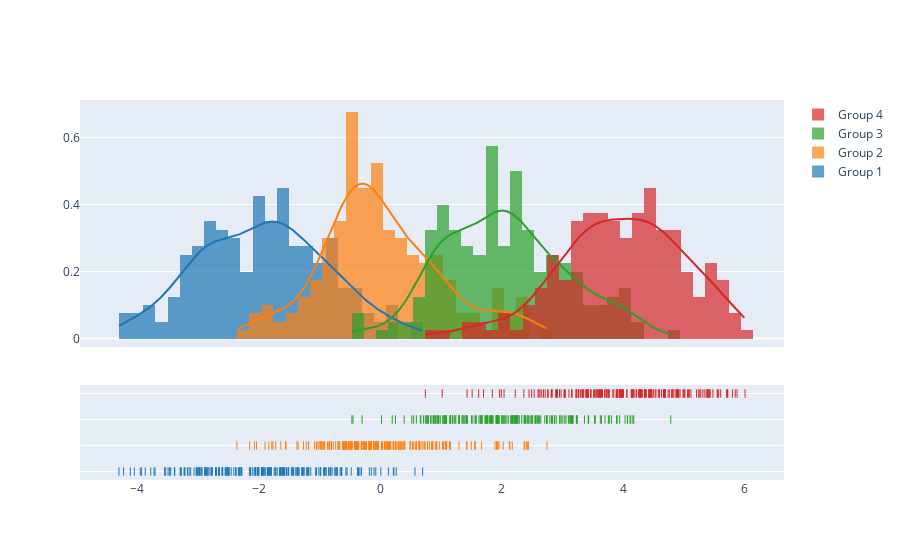

Notebook cell for this chart:
### Code cell
import plotly.figure_factory as ff

# Add histogram data
x1 = np.random.randn(200) - 2
x2 = np.random.randn(200)
x3 = np.random.randn(200) + 2
x4 = np.random.randn(200) + 4

# Group data together
hist_data = [x1, x2, x3, x4]

group_labels = ['Group 1', 'Group 2', 'Group 3', 'Group 4']

# Create distplot with custom bin_size
fig = ff.create_distplot(hist_data, group_labels, bin_size=.2)
fig.show()

### Figure 1 — Plotly figure (JSON) as saved in the notebook; plotly's stock layout.template omitted (floating-point values rounded to 4 significant figures; data arrays with more than 128 entries replaced by an {"elided": "..."} marker saying what was removed)
{"data": [{"autobinx": false, "histnorm": "probability density", "legendgroup": "Group 1", "marker": {"color": "rgb(31, 119, 180)"}, "name": "Group 1", "opacity": 0.7, "type": "histogram", "x": {"elided": "200 float values"}, "xaxis": "x", "xbins": {"end": 0.695, "size": 0.2, "start": -4.303}, "yaxis": "y"}, {"autobinx": false, "histnorm": "probability density", "legendgroup": "Group 2", "marker": {"color": "rgb(255, 127, 14)"}, "name": "Group 2", "opacity": 0.7, "type": "histogram", "x": {"elided": "200 float values"}, "xaxis": "x", "xbins": {"end": 2.743, "size": 0.2, "start": -2.362}, "yaxis": "y"}, {"autobinx": false, "histnorm": "probability density", "legendgroup": "Group 3", "marker": {"color": "rgb(44, 160, 44)"}, "name": "Group 3", "opacity": 0.7, "type": "histogram", "x": {"elided": "200 float values"}, "xaxis": "x", "xbins": {"end": 4.778, "size": 0.2, "start": -0.4691}, "yaxis": "y"}, {"autobinx": false, "histnorm": "probability density", "legendgroup": "Group 4", "marker": {"color": "rgb(214, 39, 40)"}, "name": "Group 4", "opacity": 0.7, "type": "histogram", "x": {"elided": "200 float values"}, "xaxis": "x", "xbins": {"end": 6.001, "size": 0.2, "start": 0.74}, "yaxis": "y"}, {"legendgroup": "Group 1", "marker": {"color": "rgb(31, 119, 180)"}, "mode": "lines", "name": "Group 1", "showlegend": false, "type": "scatter", "x": {"elided": "500 float values"}, "xaxis": "x", "y": {"elided": "500 float values"}, "yaxis": "y"}, {"legendgroup": "Group 2", "marker": {"color": "rgb(255, 127, 14)"}, "mode": "lines", "name": "Group 2", "showlegend": false, "type": "scatter", "x": {"elided": "500 float values"}, "xaxis": "x", "y": {"elided": "500 float values"}, "yaxis": "y"}, {"legendgroup": "Group 3", "marker": {"color": "rgb(44, 160, 44)"}, "mode": "lines", "name": "Group 3", "showlegend": false, "type": "scatter", "x": {"elided": "500 float values"}, "xaxis": "x", "y": {"elided": "500 float values"}, "yaxis": "y"}, {"legendgroup": "Group 4", "marker": {"color": "rgb(214, 39, 40)"}, "mode": "lines", "name": "Group 4", "showlegend": false, "type": "scatter", "x": {"elided": "500 float values"}, "xaxis": "x", "y": {"elided": "500 float values"}, "yaxis": "y"}, {"legendgroup": "Group 1", "marker": {"color": "rgb(31, 119, 180)", "symbol": "line-ns-open"}, "mode": "markers", "name": "Group 1", "showlegend": false, "type": "scatter", "x": {"elided": "200 float values"}, "xaxis": "x", "y": {"elided": "200 str values"}, "yaxis": "y2"}, {"legendgroup": "Group 2", "marker": {"color": "rgb(255, 127, 14)", "symbol": "line-ns-open"}, "mode": "markers", "name": "Group 2", "showlegend": false, "type": "scatter", "x": {"elided": "200 float values"}, "xaxis": "x", "y": {"elided": "200 str values"}, "yaxis": "y2"}, {"legendgroup": "Group 3", "marker": {"color": "rgb(44, 160, 44)", "symbol": "line-ns-open"}, "mode": "markers", "name": "Group 3", "showlegend": false, "type": "scatter", "x": {"elided": "200 float values"}, "xaxis": "x", "y": {"elided": "200 str values"}, "yaxis": "y2"}, {"legendgroup": "Group 4", "marker": {"color": "rgb(214, 39, 40)", "symbol": "line-ns-open"}, "mode": "markers", "name": "Group 4", "showlegend": false, "type": "scatter", "x": {"elided": "200 float values"}, "xaxis": "x", "y": {"elided": "200 str values"}, "yaxis": "y2"}], "layout": {"barmode": "overlay", "hovermode": "closest", "legend": {"traceorder": "reversed"}, "xaxis": {"anchor": "y2", "domain": [0.0, 1.0], "zeroline": false}, "yaxis": {"anchor": "free", "domain": [0.35, 1], "position": 0.0}, "yaxis2": {"anchor": "x", "domain": [0, 0.25], "dtick": 1, "showticklabels": false}}}
